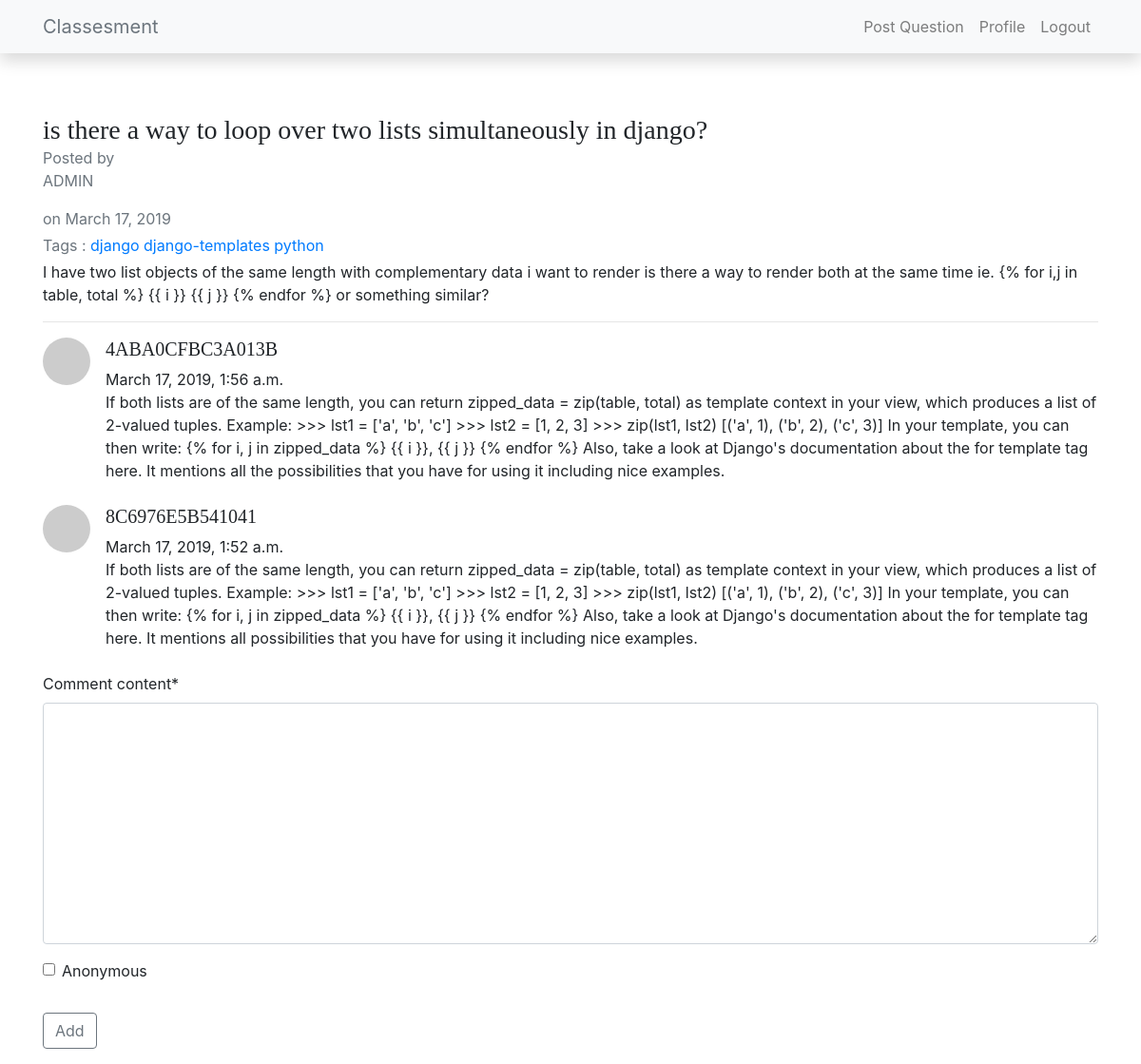
The page /thread/11 (signed in) on the database its author committed.
### blog/models.py (models this page shows, shortened)
class Post(models.Model):
    author = models.ForeignKey(User, on_delete=models.CASCADE)
    title = models.CharField(max_length = 100)
    content = models.TextField()
    dateposted = models.DateTimeField(default=timezone.now)
    tags = TaggableManager()
    anonymous = models.BooleanField()

class Comment(models.Model):
    article = models.ForeignKey(Post,on_delete = models.CASCADE)
    comment_author = models.CharField(max_length = 50)
    comment_content = models.TextField()
    comment_date = models.DateTimeField(default=timezone.now)
    anonymous = models.BooleanField()
    class Meta:
        ordering = ['-comment_date']

### blog/views.py (the view, shortened to what this page needs)
# urls.py: path('thread/<int:id>', views.thread, name='thread'),
@login_required
def thread(request, id):
    post = get_object_or_404(Post,id = id)
    author = post.author.username
    if post.anonymous == True:
        author = encrypt_string(post.author.username)[:15]
    comments = post.comment_set.all()
    comment_form = CommentForm()
    ctx = {
        'post': post,
        'author':author,
        'comment_form' : comment_form,
        'comments': comments
    }
    return render(request, 'blog/details.html', ctx)

### blog/forms.py
class CommentForm(forms.ModelForm):
    class Meta:
        model = Comment
        exclude = ('article', 'comment_author', 'comment_date',)

### blog/templates/blog/details.html (shortened to what this page needs)
{% extends "blog/base.html" %}
{% load crispy_forms_tags %}
    {% block content %}
    <h3 class="mb-0">{{ post.title }}</h3>
    <div class="mb-1 text-muted">Posted by <p style="text-transform:uppercase">{{ author }}</p> on {{ post.dateposted|date:"F d, Y" }}</div>
    {% if post.tags %}
    <div class="mb-1 text-muted"> Tags :
        {% for tag in post.tags.all %}
        <a href="{% url 'tag-view' tag %}">{{ tag }}</a>
        {% endfor %}
    </div>
    {% endif %}
    <p class="article-content">{{ post.content }}</p>
    <hr>
         {% if comments %}
            {% for comment in comments  %}
                <div class="media mb-4">
                <img class="d-flex mr-3 rounded-circle" src="http://placehold.it/50x50" alt="">
                <div class="media-body">
                    <h5 class="mt-0" style="text-transform:uppercase">{{comment.comment_author}}</h5>
                    {{comment.comment_date}} <br>
                    {{comment.comment_content}}
                </div>
                </div>
            {% endfor %}
            <form action="{% url 'thread' post.id %}" method="post" enctype="multipart/form-data">
                <fieldset class="form-group">
                    {{ comment_form|crispy }}
                </fieldset>
                <div class="form-group">
                    <button class="btn btn-outline-secondary" type="submit">Add</button>
                </div>
            </form>
            {% endif %}
    {% endblock content %}

### users/static/css/blog.css (style rules this page uses)
h1, h2, h3, h4, h5, h6 { font-family: "Playfair Display", Georgia, "Times New Roman", serif; }

### rows shown on the page
Post: title "is there a way to loop over two lists simultaneously in django?", dateposted "March 17, 2019", content "I have two list objects of the same length with complementary data i want to render is there a way to render both at the same time ie. {% for i,j in table, total %} {{ i }} {{ j }} {% endfor %} or something similar?"
Tag: name "django"
Tag: name "django-templates"
Tag: name "python"
Comment: comment_author "4ABA0CFBC3A013B", comment_date "March 17, 2019, 1:56 a.m.", comment_content "If both lists are of the same length, you can return zipped_data = zip(table, total) as template context in your view, which produces a list of 2-valued tuples. Example: >>> lst1 = ['a', 'b', 'c'] >>> lst2 = [1, 2, 3] >>> zip(lst1, lst2) [('a', 1), ('b', 2), ('c', 3)] In your template, you can then write: {% for i, j in zipped_data %} {{ i }}, {{ j }} {% endfor %} Also, take a look at Django's documentation about the for template tag here. It mentions all the possibilities that you have for using it including nice examples."
Comment: comment_author "8C6976E5B541041", comment_date "March 17, 2019, 1:52 a.m.", comment_content "If both lists are of the same length, you can return zipped_data = zip(table, total) as template context in your view, which produces a list of 2-valued tuples. Example: >>> lst1 = ['a', 'b', 'c'] >>> lst2 = [1, 2, 3] >>> zip(lst1, lst2) [('a', 1), ('b', 2), ('c', 3)] In your template, you can then write: {% for i, j in zipped_data %} {{ i }}, {{ j }} {% endfor %} Also, take a look at Django's documentation about the for template tag here. It mentions all possibilities that you have for using it including nice examples."

### other values the page prints
{{ author }} "ADMIN"
